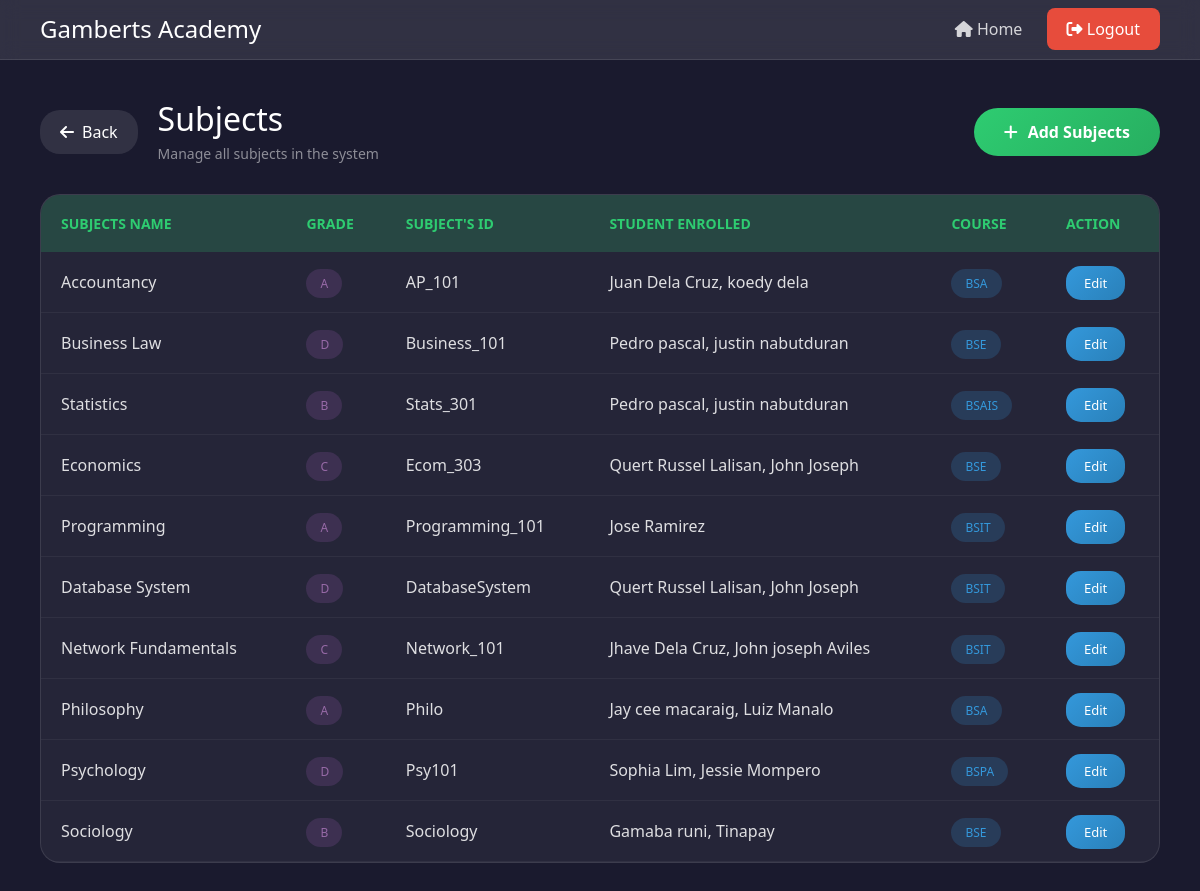
/Test_Subjects/, run on the app's committed database.
### online_enrollment/models.py (models this page shows, shortened)
class Subjects(models.Model):
    subjects_id = models.CharField()
    grades = models.CharField(max_length=3)
    name = models.CharField(max_length=100)
    student_enrolled = models.CharField(max_length=100)
    course = models.CharField(max_length=100)

### online_enrollment/views.py (the view)
# urls.py: path('Test_Subjects/', views.Test_Subjects, name='Test_Subjects'),
def Test_Subjects(request):
    subjects = Subjects.objects.all()
    return render(request, 'online_enrollment//Subjects.html', {'Subjects':subjects})

### online_enrollment/templates/online_enrollment/Subjects.html (shortened to what this page needs)
<!DOCTYPE html>
<html lang="en">
<head>
    <link href="https://cdn.jsdelivr.net/npm/bootstrap@5.3.8/dist/css/bootstrap.min.css" rel="stylesheet">
    <link href="https://cdnjs.cloudflare.com/ajax/libs/font-awesome/6.4.0/css/all.min.css" rel="stylesheet">
</head>
<body>
    <nav class="navbar-custom">
        <div class="brand">
            <h1>Gamberts Academy</h1>
        </div>
        <div>
            <a href="{% url 'Home' %}"><i class="fas fa-home"></i> Home</a>
            <a href="{% url 'Logout' %}" class="btn-logout"><i class="fas fa-sign-out-alt"></i> Logout</a>
        </div>
    </nav>
    <div class="main-content">
        <div class="page-header">
            <div style="display: flex; align-items: center; gap: 20px;">
                <a href="{% url 'Home' %}" class="btn-back">
                    <i class="fas fa-arrow-left"></i> Back
                </a>
                <div class="page-title">
                    <div>
                        <h2>Subjects</h2>
                        <p>Manage all subjects in the system</p>
                    </div>
                </div>
            </div>
            <a href="{% url 'Subjects_Form' %}" class="btn-add">
                <i class="fas fa-plus"></i> Add Subjects
            </a>
        </div>
        <div class="table-card">
            <table>
                <thead>
                    <tr>
                        <th> Subjects Name  </th>
                        <th> Grade </th>
                        <th> Subject's ID </th>
                        <th> Student Enrolled </th>
                        <th> Course </th>
                        <th> Action </th>
                    </tr>
                </thead>
                <tbody>
                    {% for Each_Subjects in Subjects %}
                    <tr >
                        <td>{{Each_Subjects.name}}</td>
                        <td><span class="badge-subject">{{Each_Subjects.grades}}</span></td>
                        <td> {{Each_Subjects.subjects_id}}</td>
                        <td> {{Each_Subjects.student_enrolled}} </td>
                        <td><span class="badge-course">{{Each_Subjects.course}}</span></td>
                        <td>
                            <a href="{% url 'Subjects_Edit' Each_Subjects.id %}" class="btn-edit"> Edit </a>
                        </td>
                    </tr>
                    {% endfor %}
                </tbody>
            </table>
        </div>
    </div>

### online_enrollment/templates/online_enrollment/Subjects.html (style rules this page uses)
body { font-family: 'Segoe UI', Tahoma, Geneva, Verdana, sans-serif; background: #1a1a2e; min-height: 100vh; margin: 0; }
.navbar-custom { background: rgba(255,255,255,0.1); backdrop-filter: blur(10px); padding: 15px 40px; display: flex; justify-content: space-between; align-items: center; border-bottom: 1px solid rgba(255,255,255,0.1); }
.brand { display: flex; align-items: center; gap: 12px; }
.navbar-custom h1 { color: white; font-size: 24px; margin: 0; }
.navbar-custom a { color: rgba(255,255,255,0.8); text-decoration: none; padding: 10px 20px; border-radius: 8px; transition: 0.3s; }
.btn-logout { background: #e74c3c; color: white !important; padding: 10px 25px; border-radius: 25px; }
.main-content { padding: 40px; max-width: 1400px; margin: 0 auto; }
.page-header { display: flex; justify-content: space-between; align-items: center; margin-bottom: 30px; flex-wrap: wrap; gap: 20px; }
.page-title { display: flex; align-items: center; gap: 15px; }
.page-title h2 { color: white; font-size: 28p x; margin: 0; }
.page-title p { color: rgba(255,255,255,0.5); margin: 5px 0 0 0; font-size: 14px; }
.btn-add { background: linear-gradient(135deg, #2ecc71, #27ae60); color: white; padding: 12px 30px; border-radius: 25px; text-decoration: none; font-weight: 600; display: flex; align-items: center; gap: 10px; transition: 0.3s; }
.btn-back { background: rgba(255,255,255,0.1); color: white; padding: 10px 20px; border-radius: 20px; text-decoration: none; display: flex; align-items: center; gap: 8px; transition: 0.3s; }
.table-card { background: rgba(255,255,255,0.05); border: 1px solid rgba(255,255,255,0.1); border-radius: 20px; overflow: hidden; }
table { width: 100%; border-collapse: collapse; }
thead { background: rgba(46,204,113,0.2); }
th { color: #2ecc71; font-weight: 600; padding: 18px 20px; text-align: left; font-size: 14px; text-transform: uppercase; }
td { padding: 18px 20px; color: rgba(255,255,255,0.85); border-bottom: 1px solid rgba(255,255,255,0.05); }
.badge-subject { background: rgba(155,89,182,0.2); color: rgb(151, 106, 167); padding: 6px 14px; border-radius: 20px; font-size: 12px; }
.badge-course { background: rgba(52,152,219,0.2); color: #3498db; padding: 6px 14px; border-radius: 20px; font-size: 12px; }
.btn-edit { background: linear-gradient(135deg, #3498db, #2980b9); color: white; padding: 8px 18px; border-radius: 15px; text-decoration: none; font-size: 13px; transition: 0.3s; }

### data on the page
Subjects: name "Accountancy", grades "A", subjects_id "AP_101", student_enrolled "Juan Dela Cruz, koedy dela", course "BSA"
Subjects: name "Business Law", grades "D", subjects_id "Business_101", student_enrolled "Pedro pascal, justin nabutduran", course "BSE"
Subjects: name "Statistics", grades "B", subjects_id "Stats_301", student_enrolled "Pedro pascal, justin nabutduran", course "BSAIS"
Subjects: name "Economics", grades "C", subjects_id "Ecom_303", student_enrolled "Quert Russel Lalisan, John Joseph", course "BSE"
Subjects: name "Programming", grades "A", subjects_id "Programming_101", student_enrolled "Jose Ramirez", course "BSIT"
Subjects: name "Database System", grades "D", subjects_id "DatabaseSystem", student_enrolled "Quert Russel Lalisan, John Joseph", course "BSIT"
Subjects: name "Network Fundamentals", grades "C", subjects_id "Network_101", student_enrolled "Jhave Dela Cruz, John joseph Aviles", course "BSIT"
Subjects: name "Philosophy", grades "A", subjects_id "Philo", student_enrolled "Jay cee macaraig, Luiz Manalo", course "BSA"
Subjects: name "Psychology", grades "D", subjects_id "Psy101", student_enrolled "Sophia Lim, Jessie Mompero", course "BSPA"
Subjects: name "Sociology", grades "B", subjects_id "Sociology", student_enrolled "Gamaba runi, Tinapay", course "BSE"
